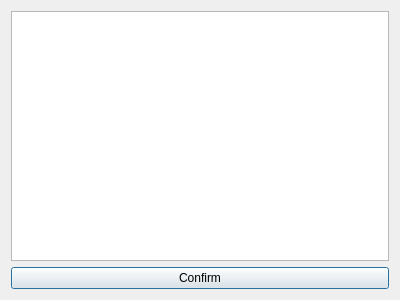
<?xml version="1.0" encoding="UTF-8"?>
<ui version="4.0">
 <class>CustomDialog</class>
 <widget class="QDialog" name="CustomDialog">
  <property name="geometry">
   <rect>
    <x>0</x>
    <y>0</y>
    <width>400</width>
    <height>300</height>
   </rect>
  </property>
  <property name="windowTitle">
   <string>Dialog</string>
  </property>
  <layout class="QVBoxLayout" name="verticalLayout">
   <item>
    <widget class="QTextEdit" name="textEdit"/>
   </item>
   <item>
    <widget class="QPushButton" name="pushButton">
     <property name="text">
      <string>Confirm</string>
     </property>
    </widget>
   </item>
  </layout>
 </widget>
 <resources/>
 <connections/>
</ui>
